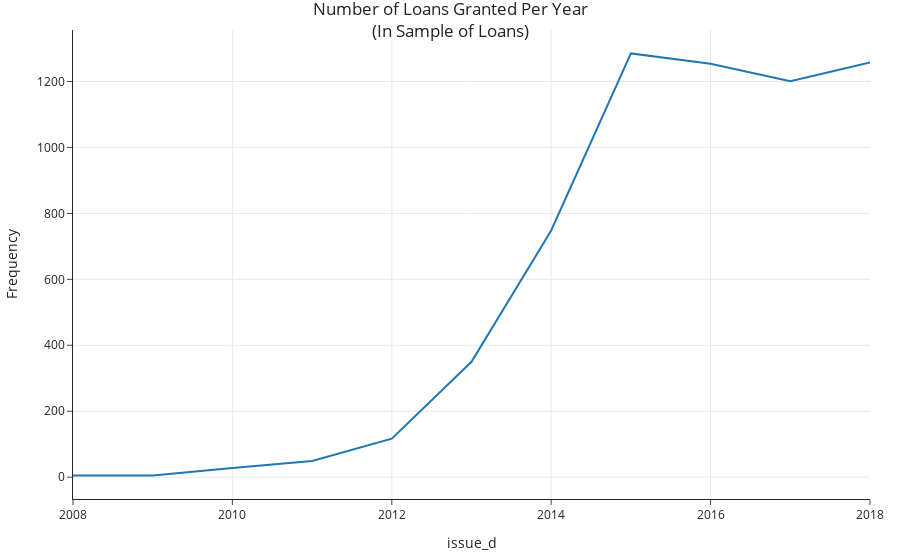

The notebook cell this image was saved under:
### Markdown cell above
Now that we've cleaned `loans`, we can easily do things like plot the number of loans per year in `loans`:

### Code cell
(
    loans['issue_d'].dt.year
    .value_counts()
    .sort_index()
    .plot(kind='line', 
          labels={'index': 'Year', 'value': 'Frequency'},
          title='Number of Loans Granted Per Year<br>(In Sample of Loans)')
    .update_layout(showlegend=False)
)

### Figure 1 — Plotly figure (JSON) as saved in the notebook; plotly's stock layout.template omitted (floating-point values rounded to 4 significant figures)
{"data": [{"hovertemplate": "variable=count<br>issue_d=%{x}<br>Frequency=%{y}<extra></extra>", "legendgroup": "count", "line": {"color": "#1F77B4", "dash": "solid"}, "marker": {"symbol": "circle"}, "mode": "lines", "name": "count", "orientation": "v", "showlegend": true, "type": "scatter", "x": [2008, 2009, 2010, 2011, 2012, 2013, 2014, 2015, 2016, 2017, 2018], "xaxis": "x", "y": [5, 5, 28, 49, 117, 350, 748, 1285, 1254, 1201, 1258], "yaxis": "y"}], "layout": {"autosize": true, "legend": {"title": {"text": "variable"}, "tracegroupgap": 0}, "showlegend": false, "title": {"text": "Number of Loans Granted Per Year<br>(In Sample of Loans)"}, "xaxis": {"anchor": "y", "autorange": true, "domain": [0, 1], "range": [2008, 2018], "title": {"text": "issue_d"}, "type": "linear"}, "yaxis": {"anchor": "x", "autorange": true, "domain": [0, 1], "range": [-66.11, 1356.0], "title": {"text": "Frequency"}, "type": "linear"}}}
